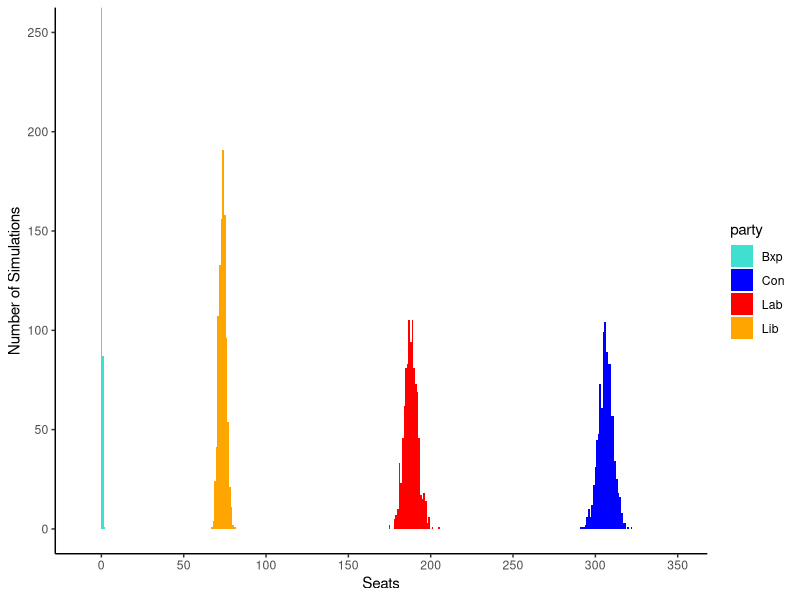
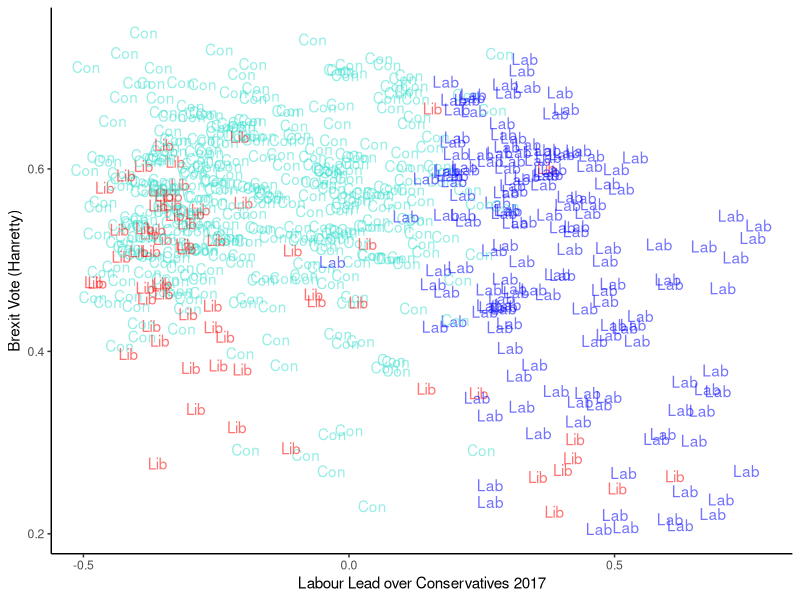
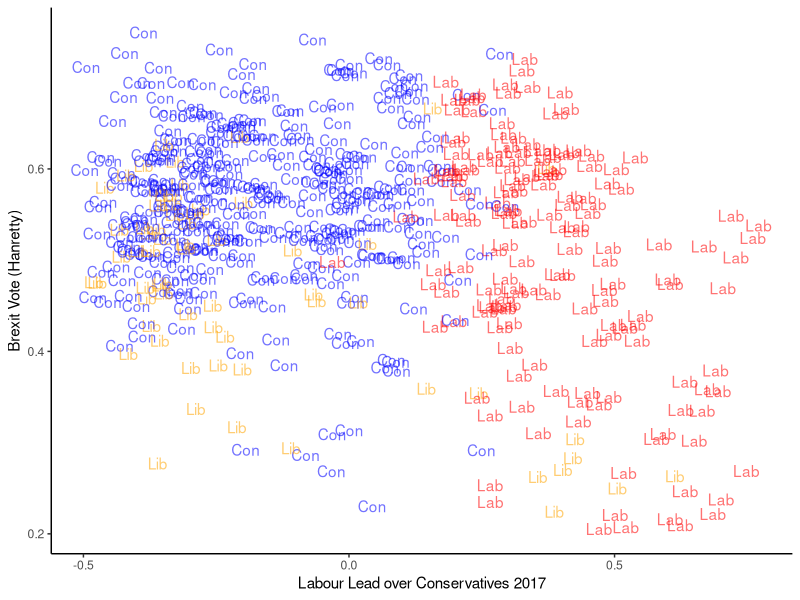
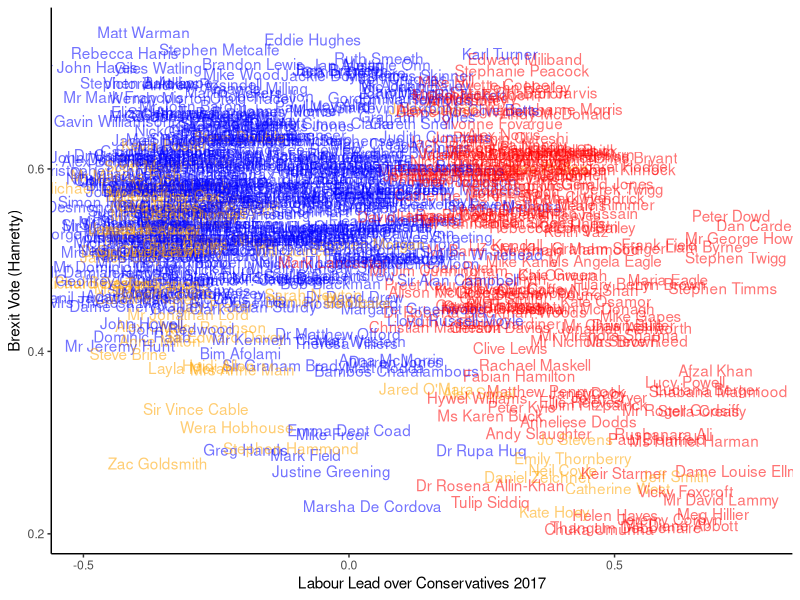
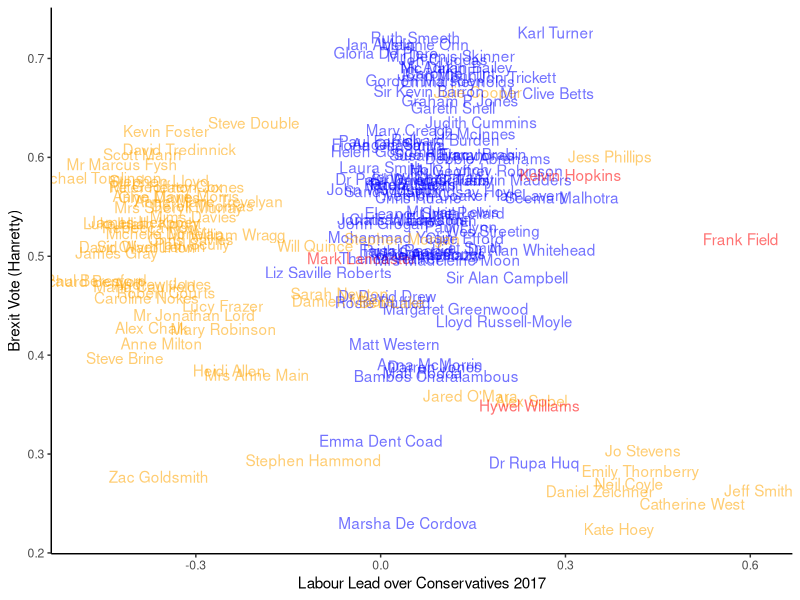
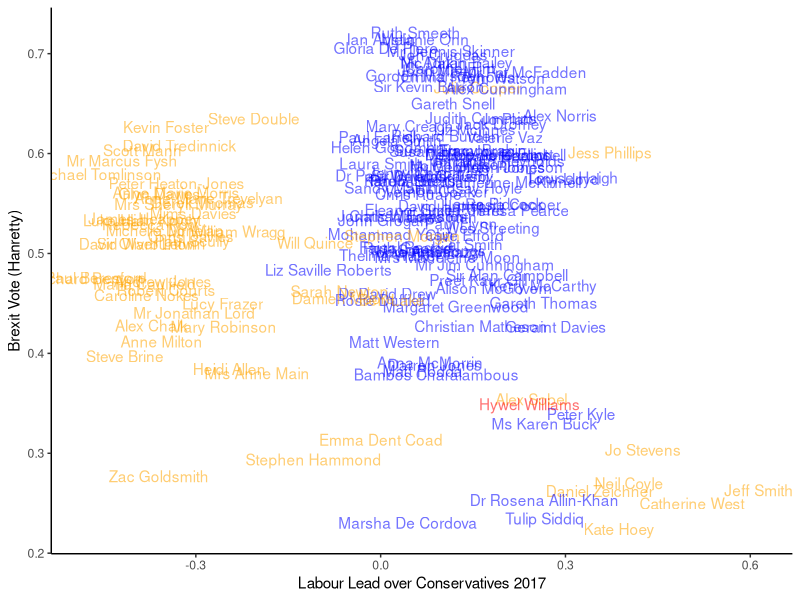

Write the R code that produced these figures, in order.

library(tidyverse)
library(gganimate)
library(haven)
library(viridis)
cbbPalette <- c("#000000", "#E69F00", "#56B4E9", "#009E73", "#F0E442", "#0072B2", "#D55E00", "#CC79A7")

setwd("~/Dropbox/Adler and Ansell/Populism WEP/Brexit/Correct Data")

hanretty<-read_csv("Hanretty.csv")
hanretty<-hanretty %>% 
  rename(pcon=PCON11CD) %>% 
  rename(han_est_leave="Figure to use")

gen_el_17<-read_csv("2017-UKPGE-Electoral-Data.csv")

gen_el_17<-gen_el_17 %>% 
  group_by(pcon) %>% 
  mutate(total_votes=sum(`Valid votes`))

gen_el_17<-gen_el_17 %>% 
  mutate(party_pc=`Valid votes`/total_votes)

labour_pc<-gen_el_17 %>% 
  group_by(pcon) %>% 
  filter(`Party Identifer`=="Labour") %>% 
  summarize(party_pc) %>% 
  rename(lab_pc=party_pc)


cons_pc<-gen_el_17 %>% 
  group_by(pcon) %>% 
  filter(`Party Identifer`=="Conservative") %>% 
  summarize(party_pc) %>% 
  rename(cons_pc=party_pc)

lib_pc<-gen_el_17 %>% 
  group_by(pcon) %>% 
  filter(`Party Identifer`=="Liberal Democrats") %>% 
  summarize(party_pc) %>% 
  rename(lib_pc=party_pc)

lg<-gen_el_17 %>% 
  inner_join(labour_pc, by = "pcon") %>% 
  inner_join(cons_pc, by = "pcon") %>% 
  inner_join(lib_pc, by = "pcon")

lg<-lg %>% 
  group_by(pcon) %>% 
  summarize(lab_pc = mean(lab_pc, na.rm=TRUE),
            cons_pc = mean(cons_pc, na.rm=TRUE),
            lib_pc = mean(lib_pc, na.rm=TRUE)) %>% 
  rename(lab_pc_17 = lab_pc) %>% 
  rename(cons_pc_17 = cons_pc) %>% 
  rename(lib_pc_17 = lib_pc)


mps_simple<-lg %>% 
  inner_join(hanretty, by="pcon")

new_list<-read_csv("new_list_vote.csv")

mps_simple <- mps_simple %>% 
  inner_join(new_list, by="Constituency")

mps_simple <- mps_simple %>% 
  mutate(lab_min_con_17 = lab_pc_17-cons_pc_17)

#### England, Wales 2019 Estimates

mps_simple_ew<- mps_simple %>% 
  filter(Region!="Scotland")


# Britain Elects Averages  Oct 3 2019

cons_surv<-.32
lab_surv<-.24
lib_surv<-.21
bxp_surv<-.13

cons_param<- 0
lab_param<- -0
lib_param<- -0
bxp_param<- 0

n_sims<-1000
con_sims<-c(rep(NA, n_sims))
lab_sims<-c(rep(NA, n_sims))
lib_sims<-c(rep(NA, n_sims))
bxp_sims<-c(rep(NA, n_sims))

for (i in 1:n_sims) {
  
  set.seed(i*123)
  
  final_mps<-mps_simple_ew %>% 
    mutate (han_est_norm = han_est_leave-mean(han_est_leave),
            cons_est = cons_pc_17+cons_param*han_est_norm,
            cons_adj = cons_est*(cons_surv/mean(cons_est)),
            cons_prob = rnorm(mean = cons_adj, sd=0.03, n()),
            lab_est = lab_pc_17+lab_param*han_est_norm,
            lab_adj = lab_est*(lab_surv/mean(lab_est)),
            lab_prob = rnorm(mean = lab_adj, sd=0.03, n()),
            lib_est = lib_pc_17+lib_param*han_est_norm,
            lib_adj = lib_est*(lib_surv/mean(lib_est)),
            lib_prob = rnorm(mean = lib_adj, sd=0.03, n()),
            bxp_adj = bxp_surv+bxp_param*han_est_norm,
            bxp_prob = rnorm(mean = bxp_adj, sd=0.03, n()),
            Con = case_when(cons_prob>=0 & cons_prob<=1 ~ cons_prob,
                            cons_prob>1 ~ 1,
                            cons_prob<0 ~ 0),
            Lab = case_when(lab_prob>=0 & lab_prob<=1 ~ lab_prob,
                            lab_prob>1 ~ 1,
                            lab_prob<0 ~ 0),
            Lib = case_when(lib_prob>=0 & lib_prob<=1 ~ lib_prob,
                            lib_prob>1 ~ 1,
                            lib_prob<0 ~ 0),
            BXP = case_when(bxp_prob>=0 & bxp_prob<=1 ~ bxp_prob,
                            bxp_prob>1 ~ 1,
                            bxp_prob<0 ~ 0)
    )
  
  
  
  
  
  final_mps_w <- final_mps %>% 
    mutate(winner = colnames(final_mps[, 34:37] )[max.col(final_mps[, 34:37] ,ties.method="first")]) 
  
  con_sims[i] = sum(final_mps_w$winner=="Con")
  lab_sims[i] = sum(final_mps_w$winner=="Lab")
  lib_sims[i] = sum(final_mps_w$winner=="Lib")
  bxp_sims[i] = sum(final_mps_w$winner=="BXP")
  
}

sim_mps<-as_tibble(cbind(con_sims, lab_sims, lib_sims, bxp_sims))
names(sim_mps)<- c("Con", "Lab", "Lib", "Bxp")

sim_mps_long<-gather(sim_mps, "party", "seats")


sim_mps_long %>% 
  ggplot(aes(x=seats, group=party, fill=party))+geom_histogram(binwidth=1)+
  scale_fill_manual(values=c("#40E0D0", "blue", "red", "orange"))+ ylab("Number of Simulations")+coord_cartesian(ylim =c(0, n_sims/4))+
  scale_x_continuous("Seats", breaks=seq(0,350,50), limits = c(-10, 350))+theme_classic()




sim_mps_long %>% group_by(party, seats) %>%  count() 



final_mps %>%  summarise(mean_con = mean(Con),
                         max_con = max(Con),
                         min_con = min(Con),
                         mean_lab = mean(Lab),
                         max_lab = max(Lab),
                         min_lab = min(Lab),
                         mean_lib = mean(Lib),
                         max_lib = max(Lib),
                         min_lib = min(Lib),
                         mean_bxp = mean(BXP),
                         max_bxp = max(BXP),
                         min_bxp = min(BXP)
)

#### Create scatterplots of winners of a particular setup - Yougov Oct 8-9

cons_surv<-.35
lab_surv<-.22
lib_surv<-.20
bxp_surv<-.12

cons_param<- 0
lab_param<- 0
lib_param<- 0
bxp_param<- 0


final_mps<-mps_simple_ew %>% 
  mutate (han_est_norm = han_est_leave-mean(han_est_leave),
          cons_est = cons_pc_17+cons_param*han_est_norm,
          cons_adj = cons_est*(cons_surv/mean(cons_est)),
          cons_prob = rnorm(mean = cons_adj, sd=0.03, n()),
          lab_est = lab_pc_17+lab_param*han_est_norm,
          lab_adj = lab_est*(lab_surv/mean(lab_est)),
          lab_prob = rnorm(mean = lab_adj, sd=0.03, n()),
          lib_est = lib_pc_17+lib_param*han_est_norm,
          lib_adj = lib_est*(lib_surv/mean(lib_est)),
          lib_prob = rnorm(mean = lib_adj, sd=0.03, n()),
          bxp_adj = bxp_surv+bxp_param*han_est_norm,
          bxp_prob = rnorm(mean = bxp_adj, sd=0.03, n()),
          Con = case_when(cons_prob>=0 & cons_prob<=1 ~ cons_prob,
                          cons_prob>1 ~ 1,
                          cons_prob<0 ~ 0),
          Lab = case_when(lab_prob>=0 & lab_prob<=1 ~ lab_prob,
                          lab_prob>1 ~ 1,
                          lab_prob<0 ~ 0),
          Lib = case_when(lib_prob>=0 & lib_prob<=1 ~ lib_prob,
                          lib_prob>1 ~ 1,
                          lib_prob<0 ~ 0),
          BXP = case_when(bxp_prob>=0 & bxp_prob<=1 ~ bxp_prob,
                          bxp_prob>1 ~ 1,
                          bxp_prob<0 ~ 0)
  )





final_mps_w <- final_mps %>% 
  mutate(winner = colnames(final_mps[, 34:37] )[max.col(final_mps[, 34:37] ,ties.method="first")]) 


final_mps_w %>%  group_by(winner) %>% count()

# If Brexit Party win a seat


final_mps_w %>% 
  ggplot(aes(x=lab_min_con_17, y = han_est_leave, label=winner, color=winner, alpha=0.5))+geom_text()+
  scale_color_manual(values=c("#40E0D0","blue", "red", "orange"))+theme_classic()+
  xlab("Labour Lead over Conservatives 2017") +ylab("Brexit Vote (Hanretty)")+theme(legend.position = "none") 

# If Brexit Party don't win a seat

final_mps_w %>% 
  ggplot(aes(x=lab_min_con_17, y = han_est_leave, label=winner, color=winner, alpha=0.5))+geom_text()+
  scale_color_manual(values=c("blue", "red", "orange"))+theme_classic()+
  xlab("Labour Lead over Conservatives 2017") +ylab("Brexit Vote (Hanretty)")+theme(legend.position = "none") 

# With MP names


final_mps_w %>% 
  ggplot(aes(x=lab_min_con_17, y = han_est_leave, label=name_mp, color=winner, alpha=0.5))+geom_text()+
  scale_color_manual(values=c("blue", "red", "orange"))+theme_classic()+
  xlab("Labour Lead over Conservatives 2017") +ylab("Brexit Vote (Hanretty)")+theme(legend.position = "none") 

# With MP names


final_mps_w %>% 
  mutate(party = ifelse(party=="LD", "Lib", party)) %>% 
  filter(party!=winner) %>% 
  ggplot(aes(x=lab_min_con_17, y = han_est_leave, label=name_mp, color=winner, alpha=0.5))+geom_text()+
  scale_color_manual(values=c("blue", "red", "orange"))+theme_classic()+
  xlab("Labour Lead over Conservatives 2017") +ylab("Brexit Vote (Hanretty)")+theme(legend.position = "none") 

# Function to create graphs of losing MPs and calculate seats

library(rlang)

mp_poll <- function(cons_surv, lab_surv, lib_surv, bxp_surv, cons_param, lab_param, lib_param, bxp_param){
  
  final_mps<-mps_simple_ew %>% 
    mutate (han_est_norm = han_est_leave-mean(han_est_leave),
            cons_est = cons_pc_17+{{cons_param}}*han_est_norm,
            cons_adj = cons_est*({{cons_surv}}/mean(cons_est)),
            cons_prob = rnorm(mean = cons_adj, sd=0.03, n()),
            lab_est = lab_pc_17+{{lab_param}}*han_est_norm,
            lab_adj = lab_est*({{lab_surv}}/mean(lab_est)),
            lab_prob = rnorm(mean = lab_adj, sd=0.03, n()),
            lib_est = lib_pc_17+{{lib_param}}*han_est_norm,
            lib_adj = lib_est*({{lib_surv}}/mean(lib_est)),
            lib_prob = rnorm(mean = lib_adj, sd=0.03, n()),
            bxp_adj = {{bxp_surv}}+{{bxp_param}}*han_est_norm,
            bxp_prob = rnorm(mean = bxp_adj, sd=0.03, n()),
            Con = case_when(cons_prob>=0 & cons_prob<=1 ~ cons_prob,
                            cons_prob>1 ~ 1,
                            cons_prob<0 ~ 0),
            Lab = case_when(lab_prob>=0 & lab_prob<=1 ~ lab_prob,
                            lab_prob>1 ~ 1,
                            lab_prob<0 ~ 0),
            Lib = case_when(lib_prob>=0 & lib_prob<=1 ~ lib_prob,
                            lib_prob>1 ~ 1,
                            lib_prob<0 ~ 0),
            BXP = case_when(bxp_prob>=0 & bxp_prob<=1 ~ bxp_prob,
                            bxp_prob>1 ~ 1,
                            bxp_prob<0 ~ 0)
    )
  
  
  final_mps_w <<- final_mps %>% 
    mutate(winner = colnames(final_mps[, 34:37] )[max.col(final_mps[, 34:37] ,ties.method="first")]) 
  
  print(final_mps_w %>%  group_by(winner) %>% count())
  
  no_parties<- length(unique(final_mps_w$winner))
  
  if (no_parties==3){
    
    final_mps_w %>% 
      mutate(party = ifelse(party=="LD", "Lib", party)) %>% 
      filter(party!=winner) %>% 
      filter(party!="Ind") %>% 
      ggplot(aes(x=lab_min_con_17, y = han_est_leave, label=name_mp, color=winner, alpha=0.5))+geom_text()+
      scale_color_manual(values=c("blue", "red", "orange"))+theme_classic()+
      xlab("Labour Lead over Conservatives 2017") +ylab("Brexit Vote (Hanretty)")+theme(legend.position = "none") 
    
    
  }
  
  else {
    final_mps_w %>% 
      mutate(party = ifelse(party=="LD", "Lib", party)) %>% 
      filter(party!=winner) %>% 
      filter(party!="Ind") %>% 
      ggplot(aes(x=lab_min_con_17, y = han_est_leave, label=name_mp, color=winner, alpha=0.5))+geom_text()+
      scale_color_manual(values=c("#40E0D0","blue", "red", "orange"))+theme_classic()+
      xlab("Labour Lead over Conservatives 2017") +ylab("Brexit Vote (Hanretty)")+theme(legend.position = "none") 
  }
  
}

mp_poll(.35, .22, .2, .12, 0,0,0,0)
